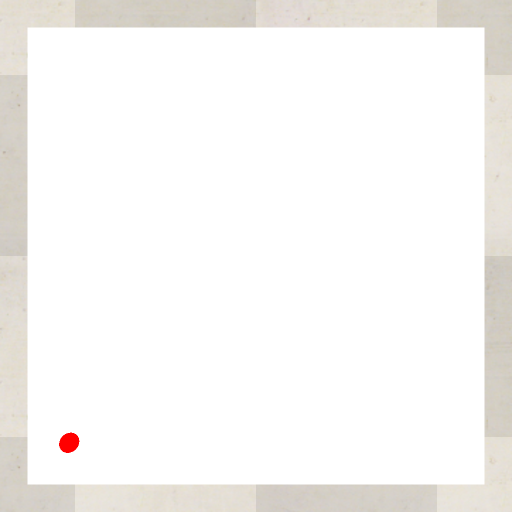
#> input picture task_2a_develop_ball_track_algo_windows/shot2.png, 1024 x 1024 px (shown at 1/2 size)
$ python check.py
#> lines starting #> are read from the running program, lines starting #| are printed output that depends on the picture; after the words box and inside, x2 and y2 are one past the last pixel; in counts of white or black regions, pixels touching at a corner belong together
#> further down, image is the input picture: shape (1024, 1024, 3); mean B, G, R 244.3, 246.2, 247.7
### task_2a_develop_ball_track_algo_windows/task_1b.py
'''
*****************************************************************************************
*
*        		===============================================
*           		Nirikshak Bot (NB) Theme (eYRC 2020-21)
*        		===============================================
*
*  This script is to implement Task 1B of Nirikshak Bot (NB) Theme (eYRC 2020-21).
*
*  This software is made available on an "AS IS WHERE IS BASIS".
*  Licensee/end user indemnifies and will keep e-Yantra indemnified from
*  any and all claim(s) that emanate from the use of the Software or
*  breach of the terms of this agreement.
*
*  e-Yantra - An MHRD project under National Mission on Education using ICT (NMEICT)
*
*****************************************************************************************
'''

# Team ID:			[2139]
# Author List:		[Yash Varshney]
# Filename:			task_1b.py
# Functions:		applyPerspectiveTransform, detectMaze, writeToCsv
# 					[ Comma separated list of functions in this file ]
# Global variables:
# 					[ List of global variables defined in this file ]


####################### IMPORT MODULES #######################
## You are not allowed to make any changes in this section. ##
## You have to implement this task with the three available ##
## modules for this task (numpy, opencv, csv)               ##
##############################################################
import numpy as np
import cv2 as cv
import csv
##############################################################


################# ADD UTILITY FUNCTIONS HERE #################
## You can define any utility functions for your code.      ##
## Please add proper comments to ensure that your code is   ##
## readable and easy to understand.                         ##
##############################################################


##############################################################


def applyPerspectiveTransform(input_img):

	"""
	Purpose:
	---
	takes a maze test case image as input and applies a Perspective Transfrom on it to isolate the maze

	Input Arguments:
	---
	`input_img` :   [ numpy array ]
		maze image in the form of a numpy array

	Returns:
	---
	`warped_img` :  [ numpy array ]
		resultant warped maze image after applying Perspective Transform

	Example call:
	---
	warped_img = applyPerspectiveTransform(input_img)
	"""

	warped_img = None

	##############	ADD YOUR CODE HERE	##############
	#Conversion into GrayScale
	gray = cv.cvtColor(input_img, cv.COLOR_BGR2GRAY)

	ret,thresh1 = cv.threshold(gray,230,255,cv.THRESH_BINARY_INV)
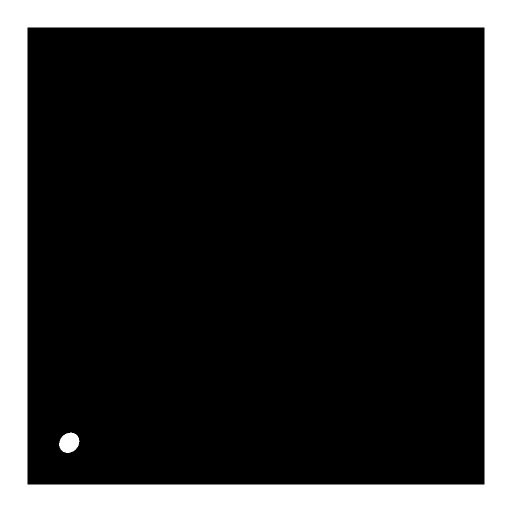
#> thresh1: shape (1024, 1024) (shown at 1/2 size); 20.5% white; 2 white regions, box (x1, y1, x2, y2) and area: (0, 0, 1024, 1024) 213180, (118, 865, 159, 906) 1269
	#Applying Canny Edge Detection
	edged = cv.Canny(gray, 50, 200)
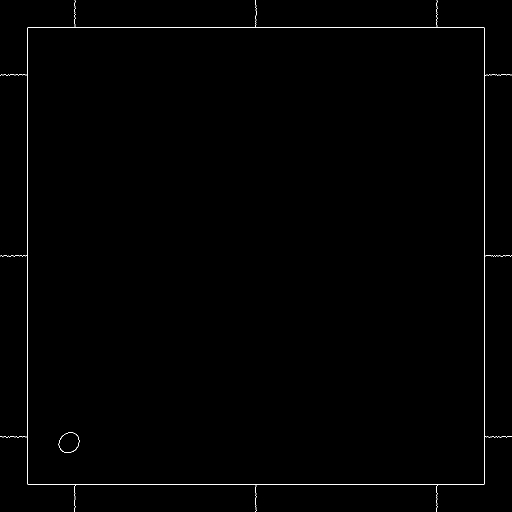
#> edged: shape (1024, 1024) (shown at 1/2 size); 0.42% white in thin lines or dots


	#Finding Contours
	cnts = cv.findContours(edged.copy(), cv.RETR_LIST, cv.CHAIN_APPROX_SIMPLE)[0]
#> cnts = 4 contours; box (x1, y1, x2, y2) and area: (0, 0, 1024, 1024) 836086, (54, 54, 970, 970) 836077, (117, 864, 159, 906) 1274, (117, 864, 159, 906) 1255


	#Sorting the Contours in decreasing order because Square containing the Maze is largest
	cnts = sorted(cnts, key = cv.contourArea, reverse = True)

	#Looping through the Contours and approxing Contours
	for c in cnts:
		peri = cv.arcLength(c, True)
		approx = cv.approxPolyDP(c, 0.05 * peri, True)
		#0.02

	# If length is 4 then it is ROI
		if len(approx) == 4:
			screenCnt = approx
			break
#> this loop made 1 pass
#> (peri, screenCnt) on pass 1: (5332.6, [[55, 55], [54, 967], [967, 969], [969, 56]])

	# Reshaping Contours for further use
	pts = screenCnt.reshape(4, 2)
#> pts = [[55, 55], [54, 967], [967, 969], [969, 56]]

	#creating Array of Zero of Size(4,2)
	rect = np.zeros((4, 2), dtype = "float32")

	#Ordering of points in Clockwise manner

	s = pts.sum(axis = 1)
#> s = [110, 1021, 1936, 1025]
	rect[0] = pts[np.argmin(s)]
	rect[2] = pts[np.argmax(s)]

	diff = np.diff(pts, axis = 1)
#> diff = [0, 913, 2, -913]
	rect[1] = pts[np.argmin(diff)]
	rect[3] = pts[np.argmax(diff)]
	(tl, tr, br, bl) = rect


	#Finding Maximum width


	maxWidth = 1280


	#Findinf Maximum height


	maxHeight = 1280

	#Destination Array of ROI


	dst = np.array([[0, 0],[maxWidth - 1, 0],[maxWidth - 1, maxHeight - 1],[0, maxHeight - 1]], dtype = "float32")


	#Applying perspective transform
	M = cv.getPerspectiveTransform(rect, dst)

	# Finally the warped image
	warped_img = cv.warpPerspective(input_img, M, (maxWidth, maxHeight))
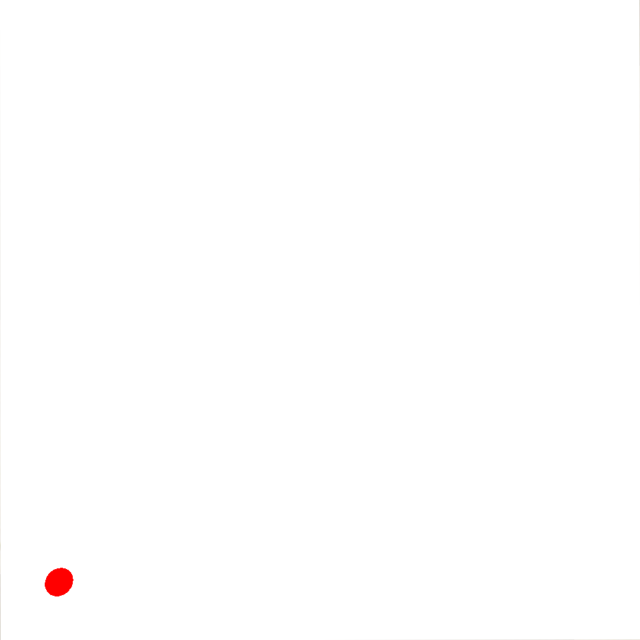
#> warped_img: shape (1280, 1280, 3) (shown at 1/2 size); mean B, G, R 254.6, 254.6, 255
	print(f"wapred_image shape{warped_img.shape}")
#| wapred_image shape(1280, 1280, 3)
	cv.imwrite("wapredimage.png",warped_img)


	##################################################

	return warped_img


# [145 lines left out: functions detectMaze, writeToCsv, not called in this run]


# NOTE:	YOU ARE NOT ALLOWED TO MAKE ANY CHANGE TO THIS FUNCTION
#
# Function Name:    main
#        Inputs:    None
#       Outputs:    None
#       Purpose:    This part of the code is only for testing your solution. The function first takes 'maze00.jpg'
# 					as input, applies Perspective Transform by calling applyPerspectiveTransform function,
# 					encodes the maze input in form of 2D array by calling detectMaze function and writes this data to csv file
# 					by calling writeToCsv function, it then asks the user whether to repeat the same on all maze images
# 					present in 'test_cases' folder or not. Write your solution ONLY in the space provided in the above
# 					applyPerspectiveTransform and detectMaze functions.

# [99 lines that do not run on import are left out]

### task_2a_develop_ball_track_algo_windows/check.py
import numpy as np
import cv2 as cv
import csv
if __name__ == "__main__":
    import task_1b
    image = cv.imread("shot2.png",1)
    wraped_image = task_1b.applyPerspectiveTransform(image)
    cv.imshow("warpedimage",wraped_image)
    cv.waitKey(0)
    cv.destroyAllWindows()
